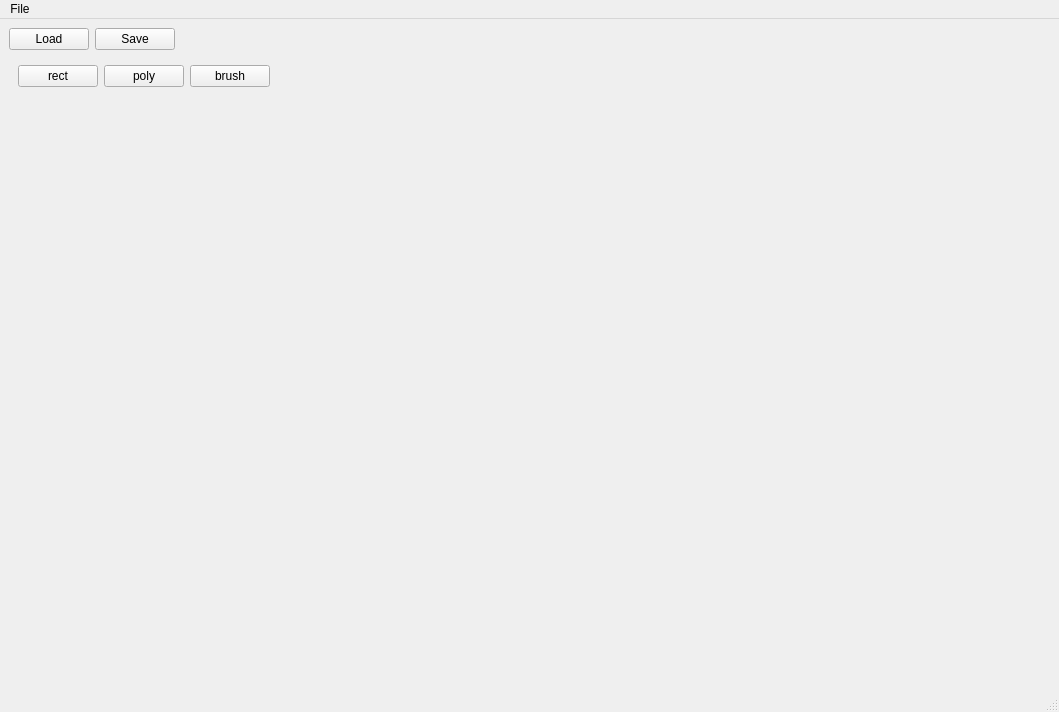
<?xml version="1.0" encoding="UTF-8"?>
<ui version="4.0">
 <class>MainWindow</class>
 <widget class="QMainWindow" name="MainWindow">
  <property name="geometry">
   <rect>
    <x>0</x>
    <y>0</y>
    <width>1059</width>
    <height>712</height>
   </rect>
  </property>
  <property name="windowTitle">
   <string>MainWindow</string>
  </property>
  <widget class="QWidget" name="centralwidget">
   <layout class="QVBoxLayout" name="verticalLayout_2">
    <item>
     <layout class="QHBoxLayout" name="horizontalLayout_5">
      <item>
       <widget class="QPushButton" name="navLoad">
        <property name="text">
         <string>Load</string>
        </property>
       </widget>
      </item>
      <item>
       <widget class="QPushButton" name="navSave">
        <property name="text">
         <string>Save</string>
        </property>
       </widget>
      </item>
      <item>
       <spacer name="horizontalSpacer">
        <property name="orientation">
         <enum>Qt::Horizontal</enum>
        </property>
        <property name="sizeHint" stdset="0">
         <size>
          <width>40</width>
          <height>20</height>
         </size>
        </property>
       </spacer>
      </item>
     </layout>
    </item>
    <item>
     <layout class="QHBoxLayout" name="horizontalLayout_7">
      <item>
       <widget class="QWidget" name="widget_5" native="true">
        <property name="sizePolicy">
         <sizepolicy hsizetype="Fixed" vsizetype="Preferred">
          <horstretch>0</horstretch>
          <verstretch>0</verstretch>
         </sizepolicy>
        </property>
        <layout class="QVBoxLayout" name="verticalLayout">
         <item>
          <layout class="QHBoxLayout" name="horizontalLayout_6">
           <item>
            <widget class="QPushButton" name="pushButton_3">
             <property name="text">
              <string>rect</string>
             </property>
            </widget>
           </item>
           <item>
            <widget class="QPushButton" name="pushButton_4">
             <property name="text">
              <string>poly</string>
             </property>
            </widget>
           </item>
           <item>
            <widget class="QPushButton" name="pushButton_5">
             <property name="text">
              <string>brush</string>
             </property>
            </widget>
           </item>
           <item>
            <spacer name="horizontalSpacer_2">
             <property name="orientation">
              <enum>Qt::Horizontal</enum>
             </property>
             <property name="sizeHint" stdset="0">
              <size>
               <width>40</width>
               <height>20</height>
              </size>
             </property>
            </spacer>
           </item>
          </layout>
         </item>
         <item>
          <widget class="QStackedWidget" name="stackedWidget">
           <widget class="QWidget" name="page"/>
           <widget class="QWidget" name="page_2"/>
          </widget>
         </item>
        </layout>
       </widget>
      </item>
      <item>
       <layout class="QGridLayout" name="gridLayout">
        <property name="sizeConstraint">
         <enum>QLayout::SetMaximumSize</enum>
        </property>
        <item row="1" column="2">
         <widget class="SliceComponent" name="widget_4" native="true">
          <layout class="QHBoxLayout" name="horizontalLayout_4"/>
         </widget>
        </item>
        <item row="0" column="1">
         <widget class="SliceComponent" name="widget" native="true">
          <layout class="QHBoxLayout" name="horizontalLayout"/>
         </widget>
        </item>
        <item row="0" column="2">
         <widget class="SliceComponent" name="widget_2" native="true">
          <layout class="QHBoxLayout" name="horizontalLayout_2"/>
         </widget>
        </item>
        <item row="1" column="1">
         <widget class="SliceComponent" name="widget_3" native="true">
          <layout class="QHBoxLayout" name="horizontalLayout_3"/>
         </widget>
        </item>
       </layout>
      </item>
     </layout>
    </item>
   </layout>
  </widget>
  <widget class="QMenuBar" name="menubar">
   <property name="geometry">
    <rect>
     <x>0</x>
     <y>0</y>
     <width>1059</width>
     <height>23</height>
    </rect>
   </property>
   <widget class="QMenu" name="menuFile">
    <property name="title">
     <string>File</string>
    </property>
   </widget>
   <addaction name="menuFile"/>
  </widget>
  <widget class="QStatusBar" name="statusbar"/>
 </widget>
 <customwidgets>
  <customwidget>
   <class>SliceComponent</class>
   <extends>QWidget</extends>
   <header>gui/slicecomponent.h</header>
   <container>1</container>
  </customwidget>
 </customwidgets>
 <resources/>
 <connections/>
</ui>
